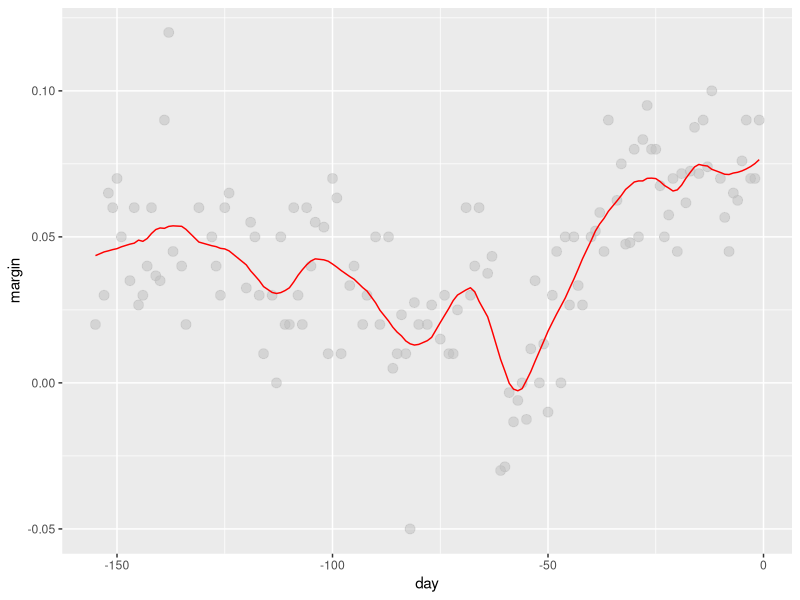
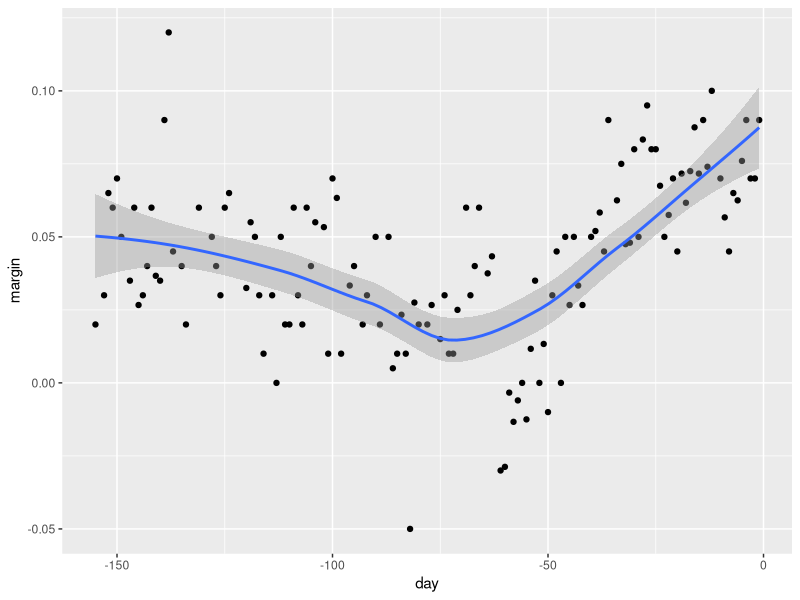
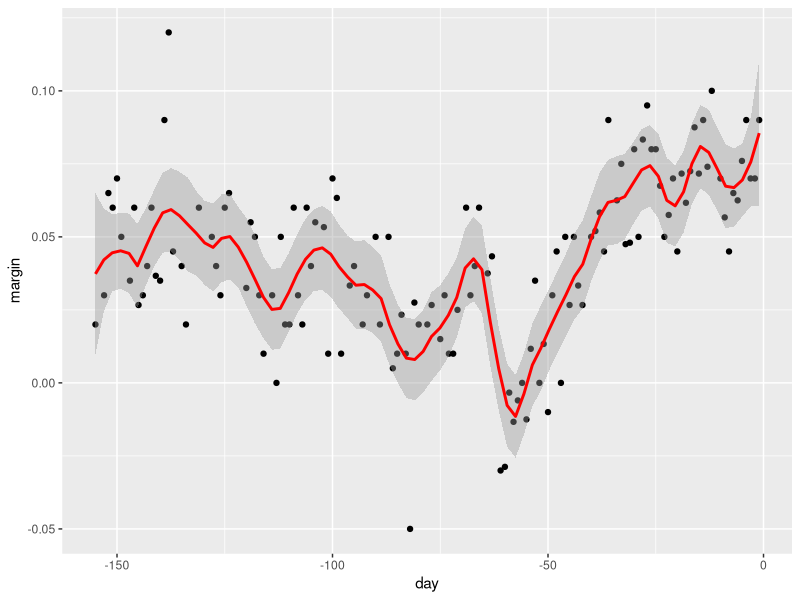

The R script that drew these images, in order:
#config
library(dslabs)
library(caret)
library(tidyverse)

# load the data source from the 2008 election
data("polls_2008")

# local weighted regression, assumes that the function is locally linear
# that is that a curve, if looked at close enough, is locally straight
# it allows us to consider larger windows
total_days <- diff(range(polls_2008))
span <- 21/total_days # we can also experiment with how different window sizes lead to different estimates

fit <- loess(margin ~ day, degree = 1, span = span, data=polls_2008)

polls_2008 %>%
  mutate(smooth = fit$fitted) %>%
  ggplot(aes(day, margin)) +
  geom_point(size = 3, alpha = 0.5, color = "grey") +
  geom_line(aes(day, smooth), color = "red")

# the geom_smooth() function uses loess, but they are rarely optimal
polls_2008 %>%
  ggplot(aes(day, margin)) +
  geom_point() +
  geom_smooth()

# the geom_smooth() function can be modified though
polls_2008 %>%
  ggplot(aes(day, margin)) +
  geom_point() +
  geom_smooth(color = "red", span = 0.15, method.orgs = list(degree =1))
